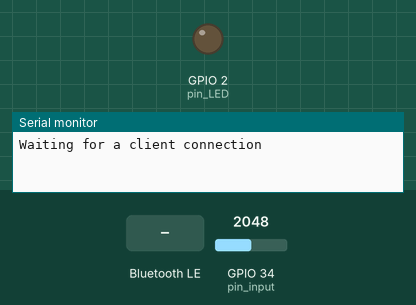
This sketch was run on a simulated ESP32. Parts: output pins drawn as LEDs (lit = HIGH), the last lines printed to the serial monitor. Inputs (shaded band) come from the test bench; at power-on: GPIO 34 (pin_input) = 2048. Nothing arrives over Bluetooth unless stated; a phone connects over Bluetooth LE 3 s after start.

Above: at 1.2 s.
1.3 s: Bluetooth LE write "1" received
4.3 s: GPIO 34 (pin_input) set to 10
5.8 s: Bluetooth LE write "0" received
At 6.3 s:
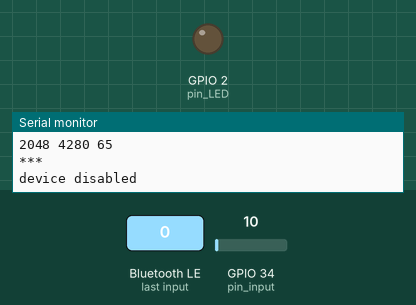
7.3 s: GPIO 34 (pin_input) set to 44
8.8 s: GPIO 34 (pin_input) set to 54
At 10.1 s:
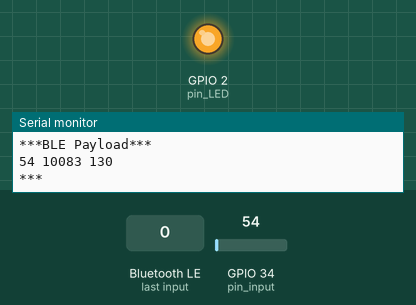
10.6 s: Bluetooth LE write "0" received
At 11.3 s:
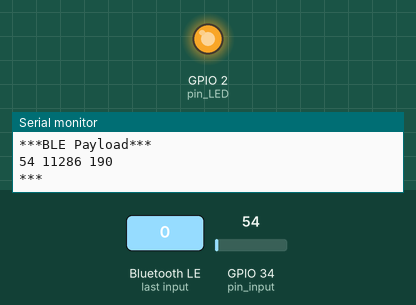
Timing chart, 0 to 13.2 s (numbered marks = the images above; inputs shaded):
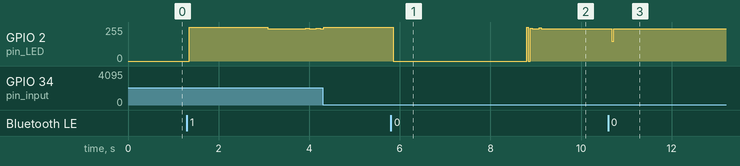

The sketch:

BLE_drumPad.ino
```cpp
#include <BLEDevice.h>
#include <BLEServer.h>
#include <BLEUtils.h>
#include <BLE2902.h>

//BLE INIT
BLECharacteristic *pCharacteristic;
bool device_connected = false;
bool device_enabled = false;
int txTime;
char txTemp[20];
char txString[20]; //payload limited to 20bytes to keep ble packet valid
#define SERVICE_UUID           "6E400001-B5A3-F393-E0A9-E50E24DCCA9E" // UART service UUID
#define CHARACTERISTIC_UUID_RX "6E400002-B5A3-F393-E0A9-E50E24DCCA9E"
#define CHARACTERISTIC_UUID_TX "6E400003-B5A3-F393-E0A9-E50E24DCCA9E"

//GPIO INIT
const int pin_input = A6; //gpio34 on doITdev Board
const int pin_LED = 2; //blue onboard pin_LED pin

//DRUM INIT
const int threshold = 50;//input threshold
const int hitDelay = 20;//milliseconds
const int sampleCount = 10;
int hitCount = 0;//keep track of hits
int hitVelocity;
int peakVelocity;
int sampleSum;

int previousMillis;
int currentMillis;

class MyServerCallbacks: public BLEServerCallbacks {
    void onConnect(BLEServer* pServer) {
      device_connected = true;
      Serial.println("device connected");
    };

    void onDisconnect(BLEServer* pServer) {
      device_connected = false;
      Serial.println("device disconnected");
        device_enabled = false;
        digitalWrite(pin_LED, LOW);
    }
};

class MyCallbacks: public BLECharacteristicCallbacks {
    void onWrite(BLECharacteristic *pCharacteristic) {

      std::string enableValue = pCharacteristic->getValue();

      if (enableValue.find("1") != -1) {
        Serial.println("device enabled");
        device_enabled = true;
        digitalWrite(pin_LED, HIGH);
      }
      else if (enableValue.find("0") != -1) {
        Serial.println("device disabled");
        device_enabled = false;
        digitalWrite(pin_LED, LOW);
      }
    }
};

void setup() {
  Serial.begin(115200);

  pinMode(pin_LED, OUTPUT);

  // Create the BLE Device
  BLEDevice::init("BLE drumPad");

  //BLE Server
  BLEServer *pServer = BLEDevice::createServer();
  pServer->setCallbacks(new MyServerCallbacks());

  //BLE Service
  BLEService *pService = pServer->createService(SERVICE_UUID);

  //BLE Characteristic
  pCharacteristic = pService->createCharacteristic(
                      CHARACTERISTIC_UUID_TX,
                      BLECharacteristic::PROPERTY_NOTIFY
                    );

  pCharacteristic->addDescriptor(new BLE2902());

  BLECharacteristic *pCharacteristic = pService->createCharacteristic(
                                         CHARACTERISTIC_UUID_RX,
                                         BLECharacteristic::PROPERTY_WRITE
                                       );

  pCharacteristic->setCallbacks(new MyCallbacks());

  // Start service
  pService->start();

  // Start advertising
  pServer->getAdvertising()->start();
  Serial.println("Waiting for a client connection");
}

void loop() {
  if (device_connected/*&& device_enabled*/) {

    currentMillis=millis();

    if(currentMillis >= previousMillis+hitDelay) {

      sampleSum = analogRead(pin_input);

        if(sampleSum>=threshold){
          previousMillis=currentMillis;
          digitalWrite(pin_LED, LOW);
          for(int sampleIndex=0; sampleIndex<(sampleCount-1); sampleIndex++) {
            //sampleSum = sampleSum + analogRead(pin_input);
            int adc=analogRead(pin_input);
            if(adc>sampleSum)
              sampleSum=adc;
          }
          digitalWrite(pin_LED, HIGH);
          //sampleSum = sampleSum/sampleCount;

          hitCount=hitCount+1;

          itoa(sampleSum, txTemp, 10);
          strcpy(txString, txTemp);
          strcat(txString, " ");
          itoa(currentMillis, txTemp, 10);
          strcat(txString, txTemp);
          strcat(txString, " ");
          itoa(hitCount, txTemp, 10);
          strcat(txString, txTemp);
          pCharacteristic->setValue(txString);
          pCharacteristic->notify(); // Send the payload
          Serial.println("***BLE Payload***");
          Serial.println(txString);
          Serial.println("***");
        }
    }
  }
}
```

Measured:
- the behaviour switches between 49 and 50 on GPIO 34 (pin_input) (found by bisection; images 1 and 2)
- after the input at 5.8 s, GPIO 2 (pin_LED): 255/255 → 0/255 after 0.05 s
- after the input at 7.3 s, every drawn part: stays the same
- after the input at 8.8 s, GPIO 2 (pin_LED): 0/255 → 241/255 at once, → 242/255 0.28 s later
- after the input at 10.6 s, GPIO 2 (pin_LED): 242/255 → 148/255 after 0.08 s, → 242/255 0.04 s later
